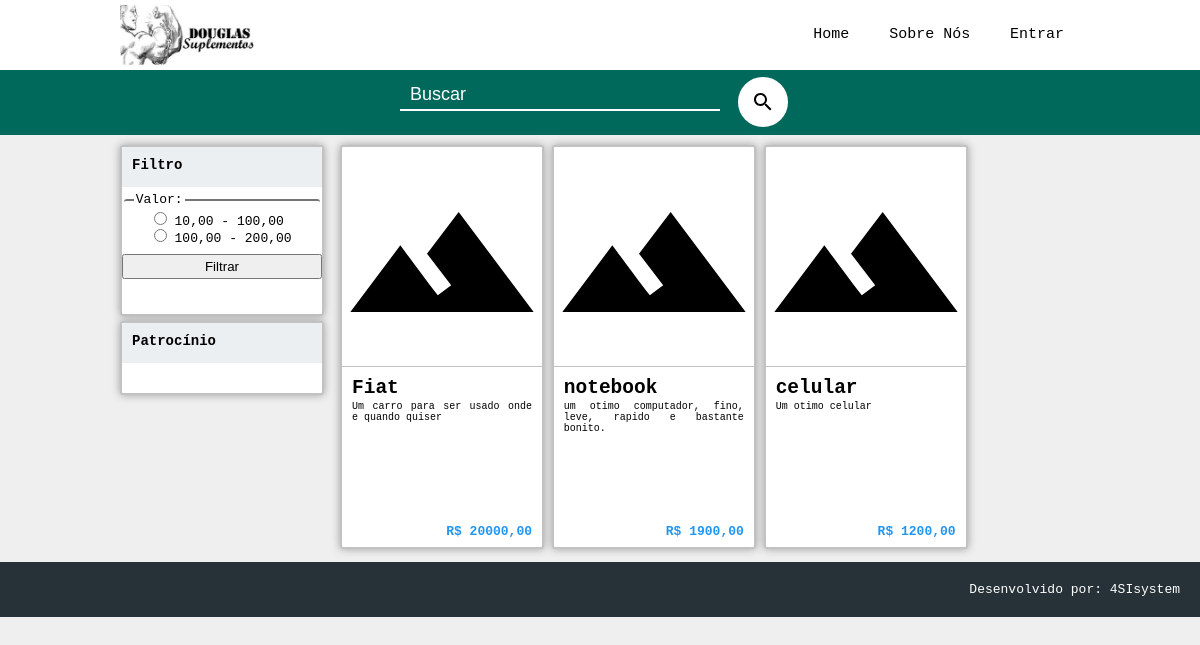
Page /templates/pagina_principal.php on the committed database.
### tables this page shows
CREATE TABLE IF NOT EXISTS `produto` (
`id_produto` int(11) NOT NULL,
  `nome_1` varchar(15) NOT NULL,
  `nome_2` varchar(100) NOT NULL,
  `modelo` varchar(100) NOT NULL,
  `categoria` varchar(100) NOT NULL,
  `quantidade` int(11) NOT NULL,
  `descricao_1` varchar(150) NOT NULL,
  `descricao_2` text NOT NULL,
  `valor` varchar(20) NOT NULL
);

### include/produto.php (called while the page is built, shortened)
<?php
$filtro = "";

### templates/pagina_principal.php (the view, shortened to what this page needs)
<?php
include '../include/produto.php';
?>
<!DOCTYPE html>
<html lang="pt_BR">
    <head>
        <link rel="stylesheet" type="text/css" href="css/style_geral.css">
        <link rel="stylesheet" type="text/css" href="css/style_pagina_principal.css">
    </head>
    <body>
        <header id="header_principal">
            <img src="../imagem/logo_suplemento.jpg" alt="logo" title="home" id="logo_cabecalho_principal">
            <nav id="menu_principal">
                <a href="../templates/pagina_principal.php">
                    <div class="botao_menu_principal">Home</div>
                </a>
                <a href="#">
                    <div class="botao_menu_principal">Sobre Nós</div>
                </a>
                <a href="pag_administrador.php">
                    <div class="botao_menu_principal">Entrar</div>
                </a>
            </nav>
        </header>
        <section id="buscar_produto">
            <form action="" method="post">
                <div id="conteudo_buscar">
                    <input type="text" id="input_buscar_principal" name="buscar" placeholder="Buscar" />
                    <input type="submit" formaction="pagina_principal.php?acao=filtro_produto" value="" id="input_botao_buscar" formaction=""  />
                </div>
            </form>
        </section>
        <aside id="conteudo_complementar">
            <section class="blocos_conteudo_complementar">
                <h2 class="cabecalho_bloco_conteudo_complementar">Filtro</h2>
                <form action="" method="post">
                    <fieldset id="fieldset_blocos_conteudo">
                        <legend>Valor: </legend>
                        <input type="radio" name="radio" id="radio1" value="radio1" class="radio_blocos_conteudo_complementar" />
                        <label for="radio1">10,00 - 100,00</label><br />
                        <input type="radio" name="radio" id="radio2" value="radio2" class="radio_blocos_conteudo_complementar" />
                        <label for="radio2">100,00 - 200,00</label>
                    </fieldset>
                    <input type="button" formaction="pagina_principal.php" value="Filtrar" style="cursor: pointer;"/>
                </form>
            </section>
            <section class="blocos_conteudo_complementar">
                <h2 class="cabecalho_bloco_conteudo_complementar">Patrocínio</h2>
            </section>
        </aside>
        <section id="espaco_produtos">
            <?php
            $produtos = mysql_query("SELECT * FROM produto WHERE nome_1 LIKE '%$filtro%' ORDER BY id_produto DESC");
                ?>
                <?php
            while ($item = mysql_fetch_array($produtos)) {
                ?>
            <a href = "exibindo_produto.php?acao=exibe_produto&amp;get_produto=<?php echo $item["id_produto"] ?>" class = "exibindo_produto">
                    <img src = "../imagem/img_modelo.svg" class = "imagem_produto" alt = "produto">
                    <div class = "descrisao_produto">
                        <h2 class = "nome_produto"><?php echo $item["nome_1"] ?></h2>
                        <p class = "informacao_produto">
                            <?php echo $item["descricao_1"] ?>
                        </p>
                        <p class = "valor_produto"><b><?php echo $item["valor"] ?></b></p>
                    </div>
                </a>
            <?php } ?>
        </section>
        <footer id="footer_pagina_principal">
            <p style="margin: 0px; padding: 0px; margin-right: 20px">Desenvolvido por: 4SIsystem</p>
        </footer>
    </body>
</html>

### templates/css/style_geral.css (style rules this page uses)
html { background-color: #efefef; }
html, body, figure, ul, ol, li { margin: 0px; padding: 0px; font-family: monospace; }
a { text-decoration: none; color: #000; }
input { width: 100%; height: 25px; margin-bottom: 10px; }
#header_principal { height: 70px; width: 100%; background-color: #fff; }
#logo_cabecalho_principal { height: 60px; margin-top: 5px; margin-left: 10%; }
#menu_principal { position: absolute; right: 10%; top: 0px; height: 70px; }
.botao_menu_principal { position: relative; display: inline-block; margin: 0px 1px; padding: 26px 15px; font-size: 15px; }
#footer_pagina_principal { margin: 10px 0px 0px; padding: 20px 0px; text-align: right; width: 100%; background-color: #263238; color: #fff; }

### templates/css/style_pagina_principal.css (style rules this page uses)
#buscar_produto { margin-top: 0px; height: 65px; background-color: #00695C; }
#conteudo_buscar { position: relative; top: 0px; left: 50%; height: 65px; width: 400px; margin-left: -200px; }
#input_buscar_principal { position: relative; margin: 0px; border: none; border-bottom: 2px solid #fff; width: 300px; height: 30px; background-color: transparent; padding: 0px 10px; color: #fff; outline: none; font-size: 18px; }
#input_botao_buscar { position: relative; top: 7px; height: 50px; width: 50px; margin-left: 10px; border-radius: 40px; background: #fff url('../..//imagem/lupa.svg') no-repeat center center; border: 13px solid #fff; outline: none; cursor: pointer; }
#conteudo_complementar { width: 205px; border-radius: 3px; position: relative; left: 10%; top: 10px; float: left; z-index: 10; background-color: transparent; }
.blocos_conteudo_complementar { width: 200px; padding-bottom: 25px; border: 2px solid #c2c2c2; border-radius: 3px; margin: 0px 0px 5px; background-color: #fff; box-shadow: 0 0 8px #9c9c9c; }
.cabecalho_bloco_conteudo_complementar { height: 30px; width: 190px; margin: 0px 0px 5px; border-top-left-radius: 3px; border-top-right-radius: 3px; background-color: #ECEFF1; padding-left: 10px; padding-top: 10px; font-size: 14px; }
.radio_blocos_conteudo_complementar { margin: 0px; margin-left: 20px; height: 13px; width: 13px; }
#fieldset_blocos_conteudo { border: none; border-top: 2px solid #757575; border-radius: 3px; }
#espaco_produtos { margin: 10px 10%; padding-left: 220px; position: relative; z-index: 1; }
.exibindo_produto { display: inline-block; height: 400px; width: 200px; border: 2px solid #c2c2c2; border-radius: 3px; background-color: #fff; text-align: center; vertical-align: top; margin-bottom: 3px; box-shadow: 0 0 8px #9c9c9c; }
.imagem_produto { height: 200px; width: 200px; margin-top: 15px; }
.descrisao_produto { border-top: 1px solid #c2c2c2; text-align: left; padding: 10px; }
.nome_produto { margin-top: 0px; margin-bottom: 2px; }
.informacao_produto { margin: 0px; font-size: 10px; text-align: justify; height: 110px; }
.valor_produto { float: right; color: #2196F3; }

### rows in the picture
produto: nome_1 "Fiat", descricao_1 "Um carro para ser usado onde e quando quiser", valor "R$ 20000,00"
produto: nome_1 "notebook", descricao_1 "um otimo computador, fino, leve, rapido e bastante bonito.", valor "R$ 1900,00"
produto: nome_1 "celular", descricao_1 "Um otimo celular", valor "R$ 1200,00"
